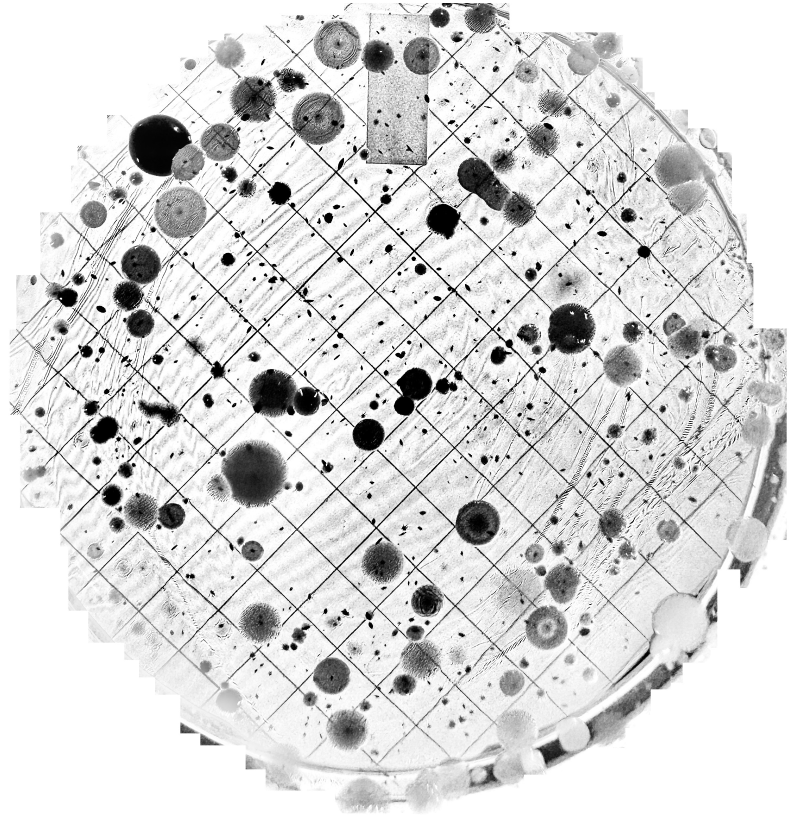
#> input picture Examples/ver2.jpeg, 2393 x 2445 px (shown at 1/3 size)
$ python plaque-counter.py
#> lines starting #> are read from the running program, lines starting #| are printed output that depends on the picture; after the words box and inside, x2 and y2 are one past the last pixel; in counts of white or black regions, pixels touching at a corner belong together
# This program was developed by Darroll Saddi at Solano Community College
# TODO:
# 1) implementing better pre-processing the image so that all plaques/bacterial formations are seen with even a raw image,
# 2) handling the issue of overlapping plaques/bacterial formations,
# 3) handling the issue of having to crop the image to be square,
# 4) and finally handling the issue of having to restart the program per-image.
# Edited: May 22, 2023

import cv2
from numpy import pi, sin
import numpy as np
import matplotlib.pyplot as plt
import tkinter as tk
from tkinter import filedialog
from matplotlib.widgets import RangeSlider, Slider

# prompt and get file
root = tk.Tk()
root.withdraw()
filepath = filedialog.askopenfilename()
#> the answer given: Examples/ver2.jpeg

# define the plot
fig,axes = plt.subplots(figsize=(9,9))

# adjust subplots so there's space for the sliders
plt.subplots_adjust(top=0.95, bottom=0.25, right=0.80)

# define axes and sliders
sides_ax  = fig.add_axes([0.375, 0.20, 0.50, 0.03], facecolor='black')
sides_slider = RangeSlider(sides_ax, "Sides", 0, 100,valinit=(10,100),valstep=1)
perimeter_slider_ax  = fig.add_axes([0.375, 0.15, 0.50, 0.03], facecolor='black')
perimeter_slider = RangeSlider(perimeter_slider_ax, "Perimeter", 0, 3000,valinit=(10,1000))
area_slider_ax  = fig.add_axes([0.375, 0.10, 0.50, 0.03], facecolor='black')
area_slider = Slider(area_slider_ax, label="MinArea", valmin=0, valmax=750, valinit=0,valstep=0.001)
mask_slider_ax = fig.add_axes([0.375, 0.05, 0.50, 0.03], facecolor='black')
mask_slider = Slider(mask_slider_ax, label="Mask", valmin=200, valmax=550, valinit=475, valstep=1)
x_slider_ax = fig.add_axes([0.85, 0.28, 0.025, 0.635], facecolor='black')
x_slider = Slider(x_slider_ax, label="Mask X", valmin=0, valmax=1000, valinit=500, orientation="vertical")
y_slider_ax = fig.add_axes([0.925, 0.28, 0.025, 0.635], facecolor='black')
y_slider = Slider(y_slider_ax, label="Mask Y", valmin=0, valmax=1000, valinit=500, orientation="vertical")

# load image and perform initial image filtering (sharpness, brightness, etc.)
original = cv2.imread(filepath)
#> original is the input picture: shape (2445, 2393, 3); min 0, max 255, mean 216.8
original = cv2.resize(original, (1000, 1000), interpolation=cv2.INTER_AREA)     # resize image to 1000x1000
#> original: shape (1000, 1000, 3)
sharpened = cv2.filter2D(original, -1, np.array([[-1,-1,-1], [-1,9,-1], [-1,-1,-1]]))
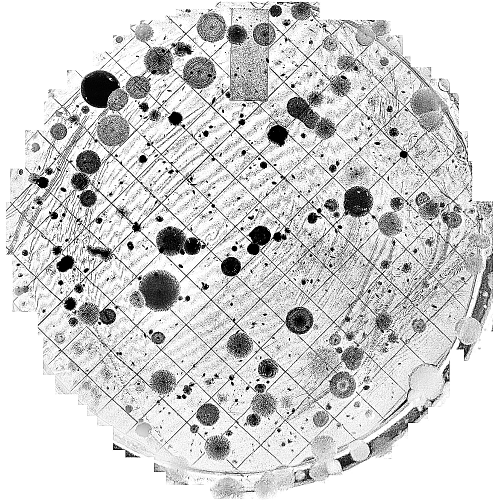
#> sharpened: shape (1000, 1000, 3) (shown at 1/2 size); min 0, max 255, mean 208.4
contrast = cv2.addWeighted(sharpened, 1, sharpened, 0, 0)
gamma = 2
gamma = cv2.LUT(contrast, np.array([((i / 255) ** (1/gamma)) * 255 for i in range(256)], np.uint8))

# image transformations
gray = cv2.cvtColor(gamma, cv2.COLOR_BGR2GRAY)                           # grayscale image
blur = cv2.GaussianBlur(gray, (7, 7), 0)                                  # apply (10,10) gaussian blur
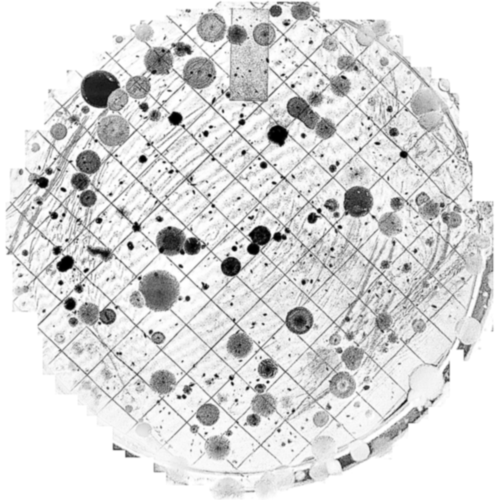
#> blur: shape (1000, 1000) (shown at 1/2 size); min 0, max 255, mean 217.9
canny = cv2.Canny(blur, 30, 150, 3)                                         # convert image to canny edges
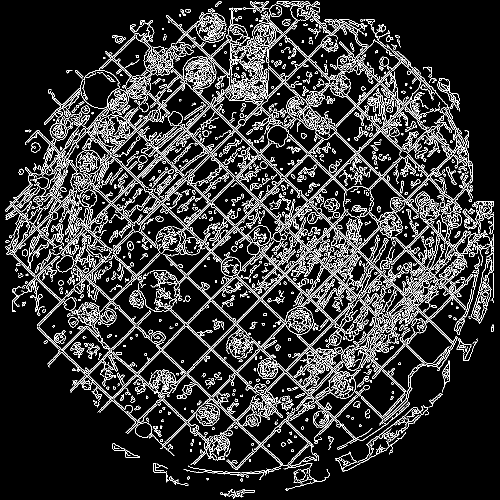
#> canny: shape (1000, 1000) (shown at 1/2 size); 13.4% white in thin lines or dots
dilated = cv2.dilate(canny, (1, 1), iterations=0)                           # dilate image
image = cv2.resize(dilated, (1000, 1000), interpolation=cv2.INTER_AREA)     # resize image to 1000x1000

# display initial image
final = axes.imshow(cv2.cvtColor(original, cv2.COLOR_BGR2RGB), interpolation='nearest', aspect='auto')

# create textboxes
props = dict(boxstyle='round', facecolor='wheat', alpha=0.5)
textbox1 = plt.figtext(0.05, 0.175, f"Plaque/Bacteria Count\n---",  fontsize=13, c='black', bbox=props)
textbox2 = plt.figtext(0.05, 0.09, f"Average area: \n---", fontsize=13, c='black', bbox=props)

# function that gets called every time one of the sliders gets touched
def sliders_on_changed(val):
#> called with val = -1
    global image, original, textbox

    originalcopy = original.copy()
    copy = image.copy()

    # create and apply a mask, limiting the area where contours are found
    mask = np.zeros(copy.shape[:2], dtype="uint8")
    cv2.circle(mask, (int(x_slider.val), int(y_slider.val)), mask_slider.val, 255, -1)
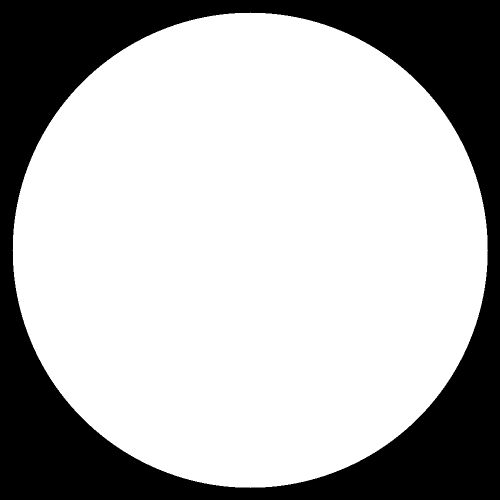
#> mask: shape (1000, 1000) (shown at 1/2 size); 70.9% white; 1 black region, box (x1, y1, x2, y2) and area: (0, 0, 1000, 1000) 291215
    copy = cv2.bitwise_and(copy, copy, mask=mask)
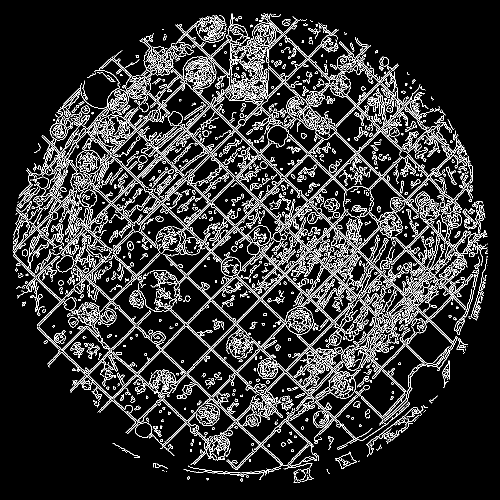
#> copy: shape (1000, 1000) (shown at 1/2 size); 12.6% white in thin lines or dots, all inside (x1, y1, x2, y2) = (25, 26, 975, 966)

    # find contours
    contours, hierarchy = cv2.findContours(copy, cv2.RETR_EXTERNAL, cv2.CHAIN_APPROX_NONE)
#> contours = 1770 contours, 1309 with area under 20; largest, box (x1, y1, x2, y2) and area: (151, 49, 859, 836) 59490, (74, 478, 541, 898) 27327, (464, 45, 571, 201) 3100, (764, 230, 945, 472) 2308, (422, 40, 808, 306) 2256

    positives = []
    negatives = []

    # get slider values
    amin = area_slider.val
    pmin = perimeter_slider.val[0]
    pmax = perimeter_slider.val[1]
    smin = sides_slider.val[0]
    smax = sides_slider.val[1]

    #print(amin, amax, pmin, pmax, smin, smax)

    totalarea = []
    # finds all contours that fall under the specifications of the slider parameters
    for contour in contours:
        sides = cv2.approxPolyDP(contour,0.01*cv2.arcLength(contour,True),True)
        area = cv2.contourArea(contour)
        totalarea.append(area)
        perimeter = cv2.arcLength(contour, True)
        if (len(sides) > smin and len(sides) < smax) and (perimeter >= pmin and perimeter <= pmax) and (area >= amin):
            positives.append(contour)
        else:
            negatives.append(contour)
#> this loop made 1770 passes
#> (area, perimeter) on passes 11, 19, 26: (21.5, 29.56), (200, 836), (46.5, 88.47)
#> after the loop, negatives = 784 contours, 707 with area under 20; largest, box (x1, y1, x2, y2) and area: (151, 49, 859, 836) 59490, (74, 478, 541, 898) 27327, (464, 45, 571, 201) 3100, (764, 230, 945, 472) 2308, (422, 40, 808, 306) 2256; positives = 986 contours, 602 with area under 20; largest, box (x1, y1, x2, y2) and area: (472, 451, 542, 542) 1925, (442, 513, 482, 553) 1212, (113, 510, 154, 545) 822, (309, 99, 347, 151) 588, (90, 301, 131, 351) 535; totalarea = 1770 values, max 59490.5 at index 1742, min 0 at index 0, mean 82.9

    # update the plot with the image with positive contours and the limiting circle
    originalcopy = cv2.resize(originalcopy, (1000, 1000), interpolation=cv2.INTER_AREA)
    originalcopy = cv2.cvtColor(originalcopy, cv2.COLOR_BGR2RGB)
    cv2.drawContours(originalcopy, positives, -1, (0,255,0), 4)
    #cv2.drawContours(originalcopy, negatives, -1, (0,0,255), 2)
    cv2.circle(originalcopy, (int(x_slider.val), int(y_slider.val)), mask_slider.val, (255,0,0), 4)
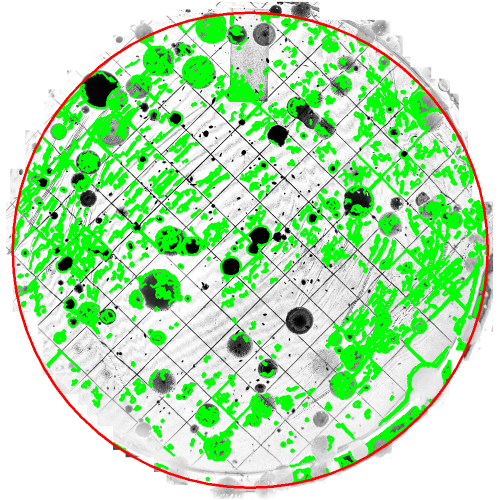
#> originalcopy: shape (1000, 1000, 3) (shown at 1/2 size); mean R, G, B 182.3, 227.5, 178.5

    textbox1.set_text(f"Plaque/Bacteria Count\n{len(positives)}")
    textbox2.set_text(f"Average area\n{round(sum(totalarea)/len(totalarea)*(92.4/2473),2)} mm^2")

    final.set_data(originalcopy)

sliders_on_changed(-1)

area_slider.on_changed(sliders_on_changed)
perimeter_slider.on_changed(sliders_on_changed)
sides_slider.on_changed(sliders_on_changed)
mask_slider.on_changed(sliders_on_changed)
y_slider.on_changed(sliders_on_changed)
x_slider.on_changed(sliders_on_changed)

axes.axis('off')
plt.show()
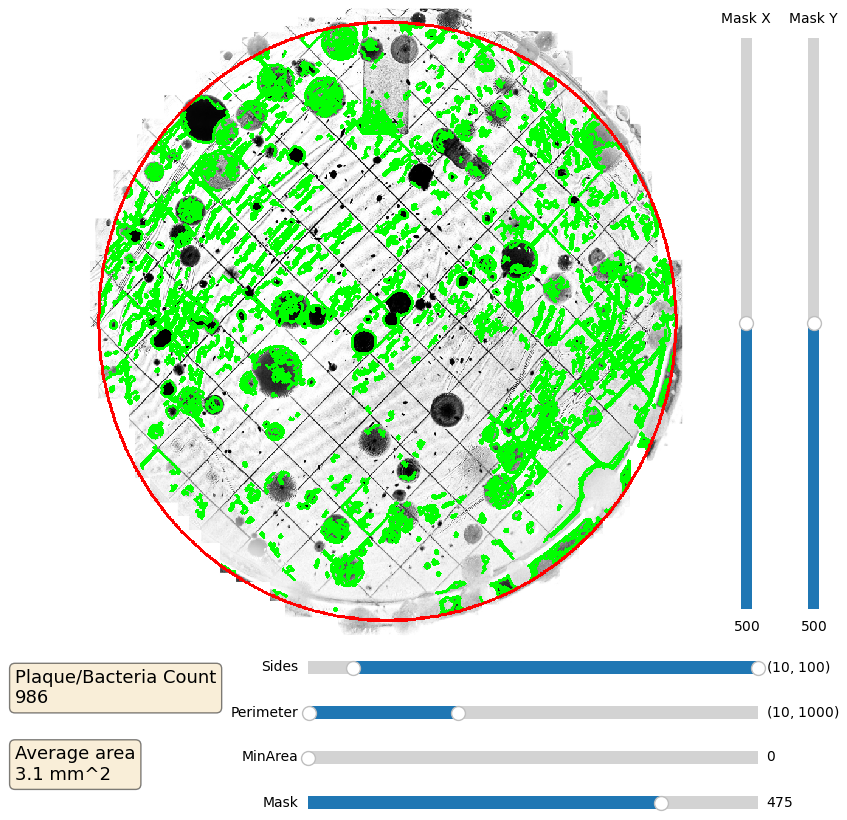
#> figure drawn by matplotlib, 7 panels
